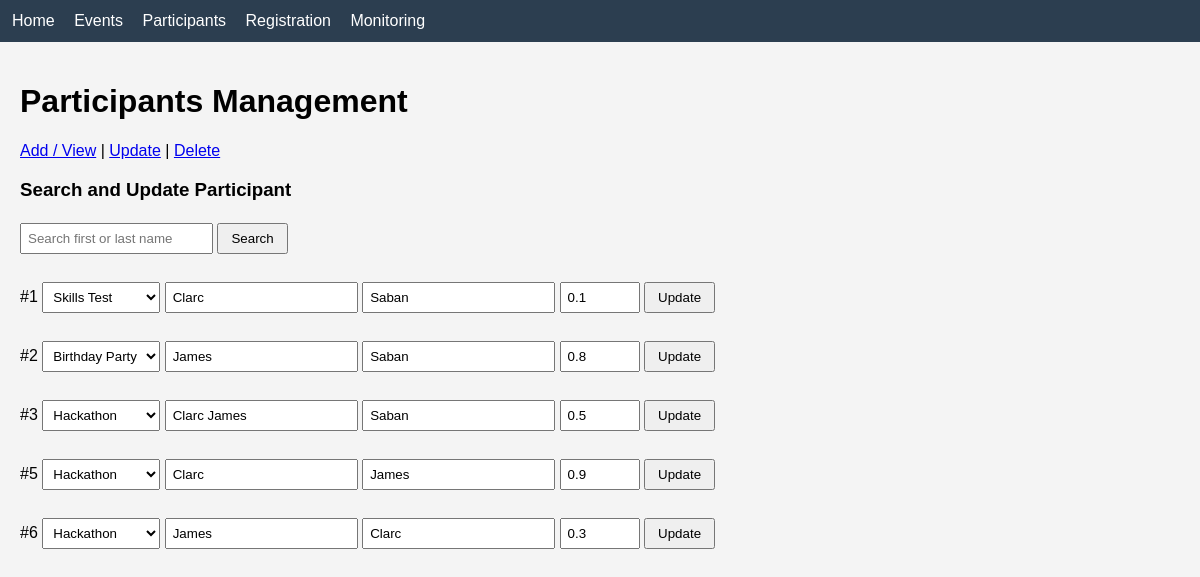
The app's page /participants/update with its own data.
### tables this page shows
CREATE TABLE Participants (
        partID INTEGER PRIMARY KEY AUTOINCREMENT,
        evCode INTEGER,
        partFName TEXT NOT NULL,
        partLName TEXT NOT NULL,
        partDRate DECIMAL NOT NULL DEFAULT 0,
        FOREIGN KEY (evCode) REFERENCES Events(evCode)
    );

CREATE TABLE Events (
        evCode INTEGER PRIMARY KEY AUTOINCREMENT,
        evName TEXT NOT NULL,
        evDate DATE NOT NULL,
        evVenue TEXT NOT NULL,
        evRFee DECIMAL NOT NULL
    );

### app.py (the view, shortened to what this page needs)
@app.route("/participants/update", methods=["GET", "POST"])
def participants_update():
    conn = get_connection()
    search = request.args.get("search", "")
    events = conn.execute("SELECT * FROM Events").fetchall()
    rows = conn.execute(
        "SELECT * FROM Participants WHERE partFName LIKE ? OR partLName LIKE ?",
        ("%" + search + "%", "%" + search + "%")).fetchall()
    conn.close()
    return render_template("participants_update.html", participants=rows, events=events, search=search)

### db.py (called while the page is built)
def get_connection():
    conn = sqlite3.connect(DB_NAME)
    conn.row_factory = sqlite3.Row
    conn.execute("PRAGMA foreign_keys = ON")
    return conn

### templates/participants_update.html (shortened to what this page needs)
{% extends "base.html" %}
{% block content %}
<h1>Participants Management</h1>
<p><a href="/participants">Add / View</a> | <a href="/participants/update">Update</a> | <a href="/participants/delete">Delete</a></p>
<h3>Search and Update Participant</h3>
<form method="GET">
    <input type="text" name="search" placeholder="Search first or last name" value="{{ search }}">
    <button type="submit">Search</button>
</form>
{% for p in participants %}
<form method="POST">
    #{{ p["partID"] }}
    <select name="evCode" required>
        {% for e in events %}
        <option value="{{ e['evCode'] }}" {% if e['evCode'] == p['evCode'] %}selected{% endif %}>{{ e["evName"] }}</option>
        {% endfor %}
    </select>
    <input type="text" name="partFName" value="{{ p['partFName'] }}" required>
    <input type="text" name="partLName" value="{{ p['partLName'] }}" required>
    <input type="number" step="0.01" min="0" max="1" name="partDRate" value="{{ p['partDRate'] }}" required>
    <button type="submit">Update</button>
</form>
{% endfor %}
{% endblock %}

### static/style.css (style rules this page uses)
body { font-family: Arial, sans-serif; margin: 0; background: #f4f4f4; }
input, select { padding: 6px; margin: 4px 0; }
button { padding: 6px 12px; cursor: pointer; }
form { margin-bottom: 20px; }

### records on screen
Participants: partID "1", evCode "Skills Test", partFName "Clarc", partLName "Saban", partDRate "0.1"
Participants: partID "2", evCode "Birthday Party", partFName "James", partLName "Saban", partDRate "0.8"
Participants: partID "3", evCode "Hackathon", partFName "Clarc James", partLName "Saban", partDRate "0.5"
Participants: partID "5", evCode "Hackathon", partFName "Clarc", partLName "James", partDRate "0.9"
Participants: partID "6", evCode "Hackathon", partFName "James", partLName "Clarc", partDRate "0.3"
